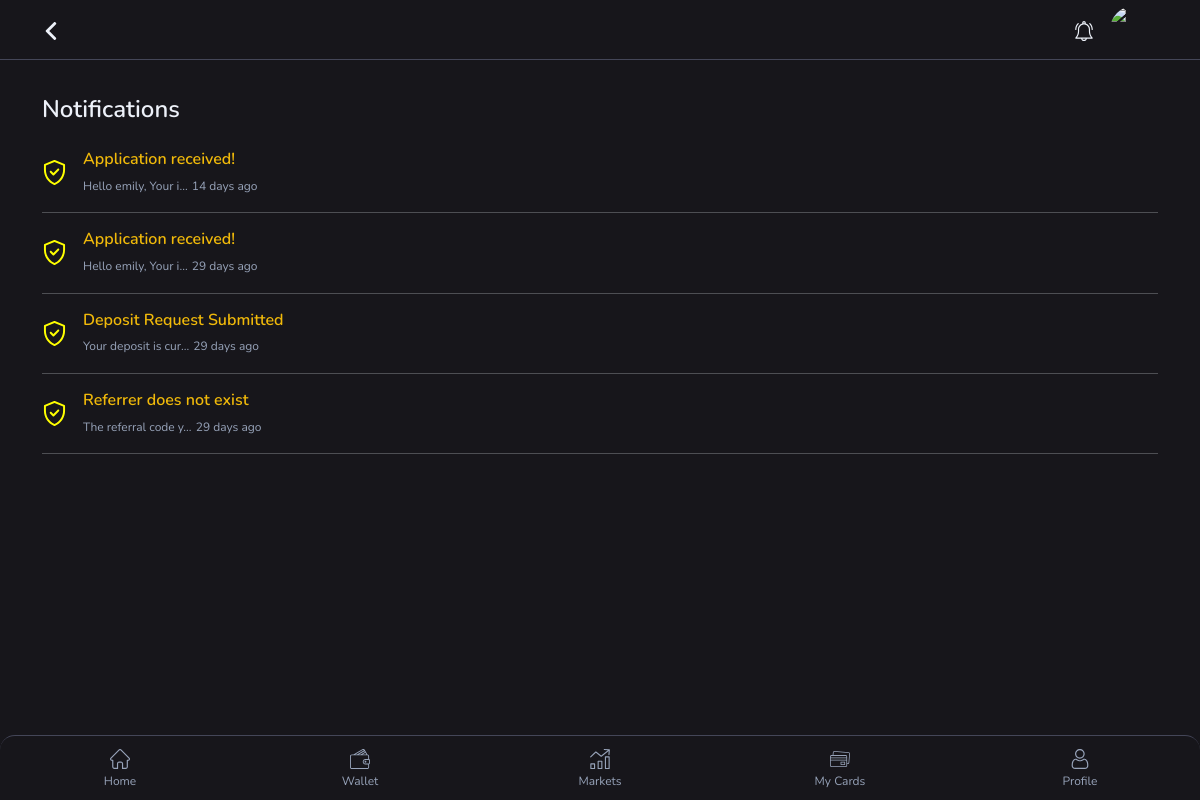
The app's page /app/notifications/ (signed in) with its own data.
### app/models.py (models this page shows, shortened)
class Notifications(models.Model):
    user = models.ForeignKey(CustomUser, on_delete=models.CASCADE)
    title = models.CharField(max_length=100, default= 'Welcome!')
    message = models.TextField(default='Welcome')
    created_at = models.DateTimeField(auto_now_add=True)
    seen = models.BooleanField(default=False)

### app/views.py (the view)
# urls.py: path('notifications/', views.notifications, name='notifications'),
@login_required
def notifications(request):
    user = request.user
    profile = Profiles.objects.get(user=user)
    dp = profile.profile_pic.url
    notifications = Notifications.objects.filter(user=user).order_by('-created_at')
    context = {
        'user': user,
        'profile': profile,
        'dp': dp,
        'notifications': notifications
    }
    return render(request, 'notifications.html', context)

### app/templates/notifications.html (shortened to what this page needs)
{% load static %}
{% load custom_filters %}
<!DOCTYPE html>
<html lang="en">
<head>
    <link rel="stylesheet" href="{% static 'css/bootstrap.min.css' %}" type="text/css" media="all" />
    <link rel="stylesheet" href="{% static 'css/animate.min.css' %}" type="text/css" media="all" />
    <link rel="stylesheet" href="{% static 'css/owl.carousel.min.css' %}" type="text/css" media="all" />
    <link rel="stylesheet" href="{% static 'css/jquery.jConveyorTicker.min.css' %}" type="text/css" media="all" />
    <link rel="stylesheet" href="{% static 'css/style.css' %}" type="text/css" media="all" />
    <link rel="stylesheet" href="{% static 'css/offcanvas.css' %}" type="text/css" media="all" />
</head>
<body>
    <header class="header-main">
        <div class="container">
            <div class="content-header d-flex align-items-center justify-content-between">
                <div class="navbar-menu-toggler navbar-btn">
                    <a href="javascript:history.back()">
                    </a>
                </div>
                <div class="item-options">
                    <div class="item-notification me-3">
                        <a href="{% url 'notifications' %}">
                        </a>
                    </div>
                    <div class="avatar-item">
                        <a href="{% url 'profile' %}"><img src="{{ dp }}"></a>
                    </div>
                </div>
            </div>
        </div>
    </header>
    <main class="main-content">
        <div class="container">
            <div class="notification-item">
                <h4 class="main-title py-4">Notifications</h4>
                <div class="notification-list">
                    {% if notifications %}
                    {% for notification in notifications %}
                    <a data-key="{{ notification.id }}" class="action-button" href="#">
                        <div class="n-alert d-flex align-items-center mb-3">
                            <div class="flex-shrink-0">
                            </div>
                            <div class="flex-grow-1 ms-3">
                                {% if not notification.seen %}
                                <h5 class="text-primary mb-1 fs-16">{{ notification.title }}</h5>
                                {% else %}
                                <h5 class="mb-1 fs-16">{{ notification.title }}</h5>
                                {% endif %}
                                <span class="text-gray fs-12">{{ notification.message|truncatechars:20 }}</span>
                                <span class="text-end text-gray fs-12">{{ notification.created_at|time_since }}</span>
                            </div>
                        </div>
                        <hr>
                    </a>
                    {% endfor %}
                    {% else %}
                    <h3 class="notification-item">
                        You have no new notifications.
                    </h3>
                    {% endif %}
                </div>
            </div>
        </div>
    </main>
    <footer>
        <div class="container">
            <div class="footer-bar">
                <a href="{% url 'home' %}">
                     Home
                </a>
                <a href="{% url 'wallet' %}">
                     Wallet
                </a>
                <a href="{% url 'markets' %}">
                     Markets
                </a>
                <a href="{% url 'cards' %}">
                     My Cards
                </a>
                <a href="{% url 'profile' %}">
                     Profile
                </a>
            </div>
        </div>
    </footer>
</body>
</html>

### app/static/css/style.css (style rules this page uses)
:root { --color1: #17161b; --color2: #F0B90A; --color3: #2a2d3c; --color4: #edf1f9; --color5: #fff; --color6: #3366ff; --color7: #97a3b9; --color8: #22B973; --color9: #B92269; --pill: 2.5rem; --round: 50%; --full: 100%; }
* { margin: 0; padding: 0; }
body, html { background-color: var(--color1); margin: 0; padding: 0; font-family: Nunito; font-size: 16px; color: var(--color4); line-height: 1.4; font-weight: 400; box-sizing: border-box; -webkit-font-smoothing: antialiased; }
h1, h2, h3, h4, h5, h6 { font-family: Nunito; color: var(--color4); line-height: 1.3; font-weight: 600; margin-bottom: 0; }
.fs-12 { font-size: 12px; }
.fs-16 { font-size: 16px; }
hr:not([size]) { background: var(--color4); }
a { color: inherit; text-decoration: none; }
img { max-width: 100%; height: auto; }
.text-gray { color: var(--color7); }
.text-primary { color: var(--color2) !important; }
.header-main { background-color: var(--color1); width: 100%; height: 60px; position: fixed; top: 0; left: 0; right: 0; z-index: 999; border-bottom: 1px solid #444658; }
.header-main a { color: var(--color4); }
.content-header { height: 60px; }
.item-options { display: -webkit-box; display: -ms-flexbox; display: flex; -webkit-box-align: center; -ms-flex-align: center; align-items: center; }
.avatar-item a { width: 3rem; height: 3rem; border-radius: 50%; display: -webkit-box; display: -ms-flexbox; display: flex; overflow: hidden; }
.main-content { position: relative; margin-top: 70px; margin-bottom: 82px; }
.footer-bar { position: fixed; left: 0; right: 0; top: auto; bottom: 0; width: 100%; height: 65px; background: var(--color1); border-top: 1px solid #444658; display: flex; justify-content: center; align-items: center; border-radius: 15px 15px 0 0; z-index: 999; overflow: hidden; }
.footer-bar a { width: 20%; float: left; padding: 0; font-size: 12px; color: var(--color7); line-height: 24px; margin-top: 5px; display: flex; flex-direction: column; align-items: center; flex: 1; text-align: center; text-decoration: none; text-overflow: ellipsis; white-space: nowrap; }

### records on screen
Notifications: seen False (drawn), title "Application received!", message "Hello emily, Your i…", created_at "14 days ago"
Notifications: seen False (drawn), title "Application received!", message "Hello emily, Your i…", created_at "29 days ago"
Notifications: seen False (drawn), title "Deposit Request Submitted", message "Your deposit is cur…", created_at "29 days ago"
Notifications: seen False (drawn), title "Referrer does not exist", message "The referral code y…", created_at "29 days ago"
